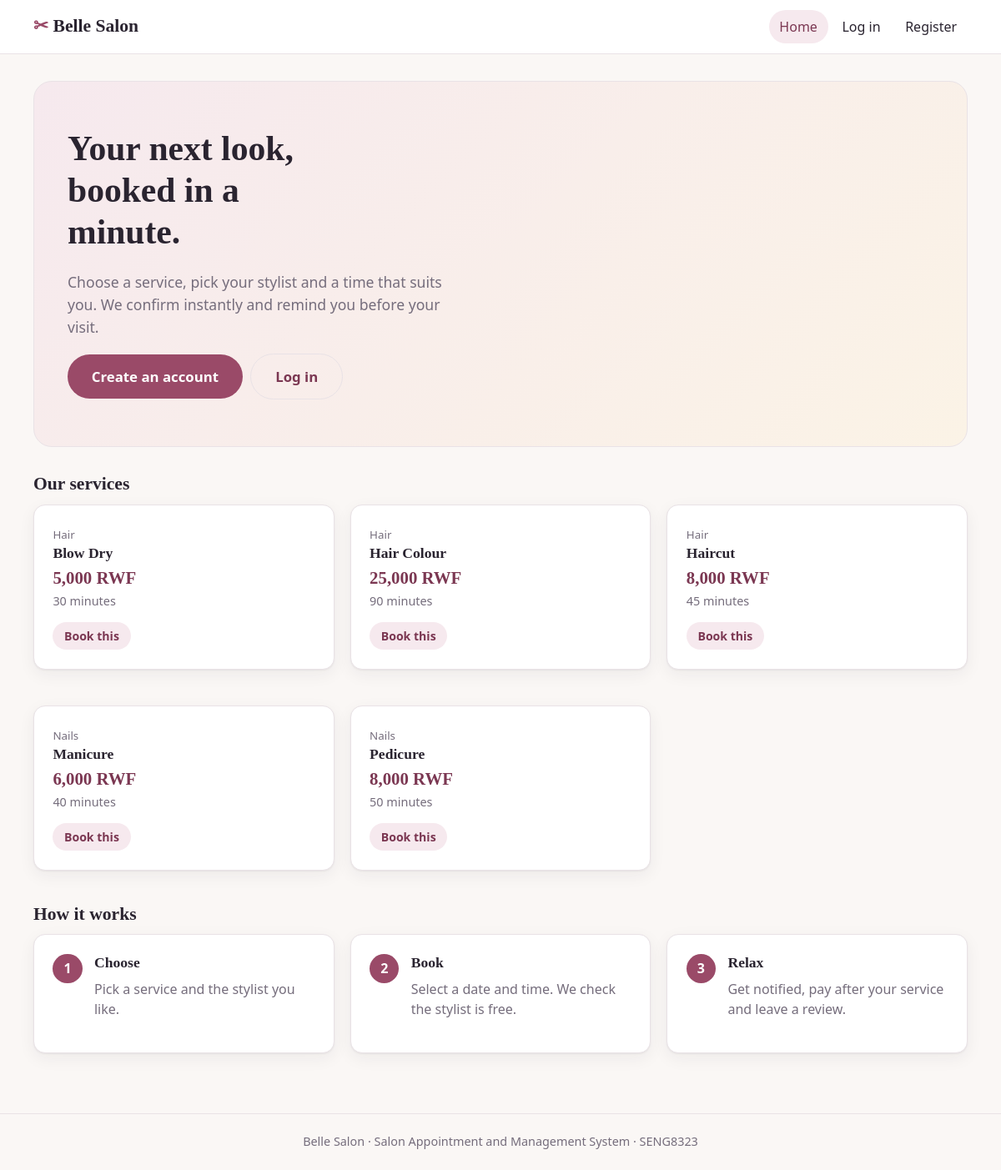
The page / on the database its author committed.
### tables this page shows
CREATE TABLE services (
  service_id       INT AUTO_INCREMENT PRIMARY KEY,
  name             VARCHAR(100) NOT NULL,
  category         VARCHAR(50)  NOT NULL,
  price            DECIMAL(10,2) NOT NULL,
  duration_minutes INT NOT NULL,
  is_active        TINYINT NOT NULL DEFAULT 1    
);

### includes/functions.php (called while the page is built, shortened)
<?php
function h($value): string
{
    return htmlspecialchars((string)$value, ENT_QUOTES, 'UTF-8');
}
function url(string $path = ''): string
{
    return BASE_URL . '/' . ltrim($path, '/');
}
function money($amount): string
{
    return number_format((float)$amount, 0, '.', ',') . ' RWF';
}

### includes/auth.php (called while the page is built, shortened)
<?php
function current_user(bool $reload = false): ?array
{
    static $user = false;
    if ($user === false) {
        $user = null;
    }
    return $user;
}

### includes/db.php (called while the page is built, shortened)
<?php
function db(): PDO
{
    static $pdo = null;
    $dsn  = getenv('SALON_DSN') ?: 'mysql:host=' . DB_HOST . ';dbname=' . DB_NAME . ';charset=utf8mb4';
    $user = getenv('SALON_DSN') ? null : DB_USER;
    $pass = getenv('SALON_DSN') ? null : DB_PASS;
    try {
        $pdo = new PDO($dsn, $user, $pass, [
            PDO::ATTR_ERRMODE            => PDO::ERRMODE_EXCEPTION,
            PDO::ATTR_DEFAULT_FETCH_MODE => PDO::FETCH_ASSOC,
        ]);
    } catch (PDOException $e) {
        http_response_code(500);
        exit('<!doctype html><meta charset="utf-8"><body style="font-family:sans-serif;max-width:560px;margin:60px auto">'
           . '<h2>Cannot reach the database</h2>'
           . '<ol><li>Open the XAMPP Control Panel and <b>start MySQL</b>.</li>'
           . '<li>Open <code>http://localhost/phpmyadmin</code> and <b>import</b> <code>database/salon.sql</code>.</li>'
           . '<li>Check the settings in <code>includes/config.php</code>.</li></ol></body>');
    }
    return $pdo;
}

### index.php (the view, shortened to what this page needs)
<?php
$active = 'home';
$services = db()->query('SELECT * FROM services WHERE is_active = 1 ORDER BY category, name')->fetchAll();
require __DIR__ . '/includes/header.php';
?>
<section class="hero">
  <h1>Your next look, booked in a minute.</h1>
  <p>Choose a service, pick your stylist and a time that suits you. We confirm instantly and remind you before your visit.</p>
  <?php if ($me): ?>
    <a class="btn btn-big" href="<?= h(url(home_for($me['role']))) ?>">Go to my account</a>
  <?php else: ?>
    <div class="row">
      <a class="btn btn-big" href="<?= h(url('register.php')) ?>">Create an account</a>
      <a class="btn btn-big btn-ghost" href="<?= h(url('login.php')) ?>">Log in</a>
    </div>
  <?php endif; ?>
</section>
<h2>Our services</h2>
<div class="grid grid-3">
  <?php foreach ($services as $s): ?>
    <div class="card service-card">
      <small><?= h($s['category']) ?></small>
      <h3><?= h($s['name']) ?></h3>
      <div class="price"><?= h(money($s['price'])) ?></div>
      <div class="meta"><?= (int)$s['duration_minutes'] ?> minutes</div>
      <?php if (($me['role'] ?? 'client') === 'client'): ?>
        <a class="btn btn-small btn-light" href="<?= h(url($me ? 'client/book.php?service=' . $s['service_id'] : 'login.php')) ?>">Book this</a>
      <?php endif; ?>
    </div>
  <?php endforeach; ?>
</div>
<h2 style="margin-top:1rem">How it works</h2>
<div class="grid grid-3">
  <div class="card step"><div class="step-num">1</div><div><h3>Choose</h3><p class="muted">Pick a service and the stylist you like.</p></div></div>
  <div class="card step"><div class="step-num">2</div><div><h3>Book</h3><p class="muted">Select a date and time. We check the stylist is free.</p></div></div>
  <div class="card step"><div class="step-num">3</div><div><h3>Relax</h3><p class="muted">Get notified, pay after your service and leave a review.</p></div></div>
</div>
<?php require __DIR__ . '/includes/footer.php'; ?>

### includes/header.php (shortened to what this page needs)
<?php
$me     = current_user();
$active = $active ?? '';
$menus = [
    'guest'  => ['home' => ['Home', 'index.php'], 'login' => ['Log in', 'login.php'], 'register' => ['Register', 'register.php']],
    'client' => ['appointments' => ['My appointments', 'client/dashboard.php'], 'book' => ['Book', 'client/book.php']],
    'staff'  => ['schedule' => ['My schedule', 'staff/schedule.php']],
    'admin'  => ['dashboard' => ['Dashboard', 'admin/dashboard.php'], 'appointments' => ['Appointments', 'admin/appointments.php'],
                 'services' => ['Services', 'admin/services.php'], 'schedules' => ['Schedules', 'admin/schedules.php'],
                 'staff' => ['Staff', 'admin/staff.php']],
];
$menu = $menus[$me['role'] ?? 'guest'];
?>
<!doctype html>
<html lang="en">
<head>
  <link rel="stylesheet" href="<?= h(url('assets/css/style.css')) ?>">
</head>
<body>
<header class="topbar">
  <div class="container topbar-inner">
    <a class="brand" href="<?= h(url($me ? home_for($me['role']) : 'index.php')) ?>"><span class="brand-mark">✂</span> <?= h(SALON_NAME) ?></a>
    <nav class="nav">
      <?php foreach ($menu as $key => [$label, $link]): ?>
        <a href="<?= h(url($link)) ?>" class="<?= $active === $key ? 'active' : '' ?>"><?= h($label) ?></a>
      <?php endforeach; ?>
    </nav>
  </div>
</header>
<main class="container page">

### includes/footer.php
</main>
<footer class="footer">
  <div class="container"><?= h(SALON_NAME) ?> · Salon Appointment and Management System · SENG8323</div>
</footer>
</body>
</html>

### assets/css/style.css (style rules this page uses)
:root { --bg: #faf7f5; --card: #ffffff; --ink: #2a2430; --muted: #756d7c; --line: #e9e2e6; --accent: #9a4a68; --accent-d: #7b3752; --accent-l: #f6e9ee; --gold: #c39a5b; --green: #2f7d57; --green-l: #e3f3ea; --red: #b33a3a; --red-l: #fbe7e7; --amber: #9a6a12; --amber-l: #fbf0d9; --blue: #2b5f93; --blue-l: #e4eef9; --radius: 14px; --shadow: 0 1px 2px rgba(42,36,48,.06), 0 6px 20px rgba(42,36,48,.06); }
* { box-sizing: border-box; }
body { margin: 0; background: var(--bg); color: var(--ink); line-height: 1.55; font-family: "Segoe UI", system-ui, -apple-system, Roboto, Helvetica, Arial, sans-serif; }
h1, h2, h3 { font-family: Georgia, "Times New Roman", serif; line-height: 1.2; margin: 0 0 .5em; }
h1 { font-size: 2rem; }
h2 { font-size: 1.35rem; }
h3 { font-size: 1.1rem; }
a { color: var(--accent); }
p { margin: 0 0 1em; }
small, .muted { color: var(--muted); }
.container { width: min(1120px, 100% - 2rem); margin-inline: auto; }
.topbar { background: var(--card); border-bottom: 1px solid var(--line); position: sticky; top: 0; z-index: 10; }
.topbar-inner { display: flex; align-items: center; justify-content: space-between; gap: 1rem; min-height: 64px; }
.brand { font-family: Georgia, serif; font-size: 1.35rem; font-weight: 700; color: var(--ink); text-decoration: none; }
.brand-mark { color: var(--accent); }
.nav { display: flex; align-items: center; gap: .25rem; flex-wrap: wrap; }
.nav > a:not(.btn) { color: var(--ink); text-decoration: none; padding: .45rem .8rem; border-radius: 999px; font-weight: 500; }
.nav > a.active { background: var(--accent-l); color: var(--accent-d); }
.page { padding: 2rem 0 3rem; min-height: 70vh; }
.card { background: var(--card); border: 1px solid var(--line); border-radius: var(--radius); box-shadow: var(--shadow); padding: 1.4rem; margin-bottom: 1.5rem; }
.grid { display: grid; gap: 1.2rem; }
.grid-3 { grid-template-columns: repeat(3, 1fr); }
.footer { border-top: 1px solid var(--line); padding: 1.4rem 0; color: var(--muted); font-size: .9rem; text-align: center; }
.row { display: flex; gap: .6rem; flex-wrap: wrap; align-items: center; }
.btn { display: inline-block; border: 0; cursor: pointer; font: inherit; font-weight: 600; text-decoration: none; background: var(--accent); color: #fff; padding: .65rem 1.2rem; border-radius: 999px; transition: background .15s, transform .05s; }
.btn-light { background: var(--accent-l); color: var(--accent-d); }
.btn-ghost { background: transparent; color: var(--accent-d); border: 1px solid var(--line); }
.btn-small { padding: .35rem .85rem; font-size: .88rem; }
.btn-big { padding: .85rem 1.8rem; font-size: 1.05rem; }
.hero { background: linear-gradient(135deg, #f6e9ee 0%, #fbf3e6 100%); border: 1px solid var(--line); border-radius: 22px; padding: 3.5rem 2.5rem; margin-bottom: 2rem; }
.hero h1 { font-size: 2.6rem; max-width: 14ch; }
.hero p { font-size: 1.1rem; color: var(--muted); max-width: 46ch; }
.service-card h3 { margin-bottom: .2rem; }
.service-card .price { font-family: Georgia, serif; font-size: 1.3rem; color: var(--accent-d); font-weight: 700; }
.service-card .meta { color: var(--muted); font-size: .9rem; margin-bottom: .9rem; }
.step { display: flex; gap: .9rem; }
.step-num { flex: none; width: 2.2rem; height: 2.2rem; border-radius: 50%; background: var(--accent); color: #fff; display: grid; place-items: center; font-weight: 700; }

### rows shown on the page
services: category "Hair", name "Blow Dry", price "5,000 RWF", duration_minutes "30"
services: category "Hair", name "Hair Colour", price "25,000 RWF", duration_minutes "90"
services: category "Hair", name "Haircut", price "8,000 RWF", duration_minutes "45"
services: category "Nails", name "Manicure", price "6,000 RWF", duration_minutes "40"
services: category "Nails", name "Pedicure", price "8,000 RWF", duration_minutes "50"

### other values the page prints
SALON_NAME "Belle Salon"
$label "Home"
$label "Log in"
$label "Register"
